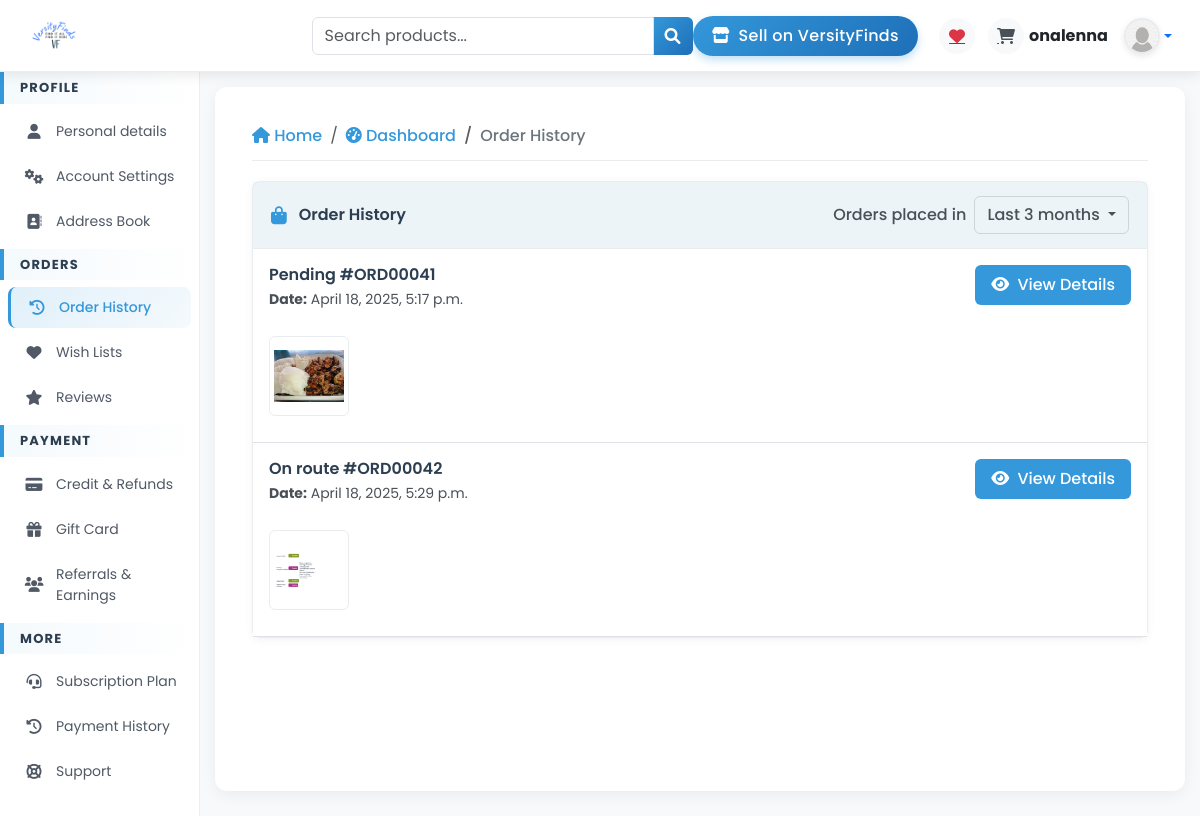
The app's page /account/dashboard/order_history/ (signed in) with its own data.
### seller/wrap_models/orders_model.py (models this page shows, shortened)
class Order(models.Model):
    id = models.AutoField(primary_key=True)  # Auto-incrementing ID
    order_id = models.CharField(max_length=20, unique=True, blank=True)  # Custom Order ID
    user = models.ForeignKey(User, on_delete=models.CASCADE)  # Link to User
    business = models.ForeignKey(BusinessInformation, on_delete=models.CASCADE)
    total_amount = models.DecimalField(max_digits=10, decimal_places=2)  # Order Total
    delivery_method = models.CharField(max_length=50,null=True)
    status = models.CharField(
        max_length=20,
        choices=[("Pending", "Pending"), ("Processing", "Processing"),("On route", "On route"), ("Delivered", "Delivered"), ("Failed", "Failed")],
        default="Pending"
    )
    created_at = models.DateTimeField(auto_now_add=True)

class OrderItem(models.Model):
    order = models.ForeignKey(Order, on_delete=models.CASCADE, related_name="order_items")
    product = models.ForeignKey(Product, on_delete=models.CASCADE)
    quantity = models.PositiveIntegerField(default=1)
    created_at = models.DateTimeField(auto_now_add=True)

### seller/wrap_models/product_model.py (models this page shows, shortened)
class Product(models.Model):
    CATEGORIES = [
        ('dropship', 'Dropship'),
        ('food', 'Food & Beverages'),
        ('clothing', 'Clothing'),
        ('technology', 'Technology'),
        ('other', 'Other'),
    ]
    STATUS_CHOICES = [
        ('active', 'Active'),
        ('inactive', 'Inactive'),
        ('pending', 'Pending'),
        ('banned', 'banned'),
        ('reected', 'rejected'),
    ]
    business = models.ForeignKey(BusinessInformation, on_delete=models.CASCADE, related_name="products")
    name = models.CharField(max_length=200)
    category = models.CharField(max_length=50, choices=CATEGORIES, default='other')
    price = models.DecimalField(max_digits=10, decimal_places=2)
    quantity = models.PositiveIntegerField()
    description = models.TextField()
    small_description = models.TextField(null=True)
    status = models.CharField(max_length=50, choices=STATUS_CHOICES, default="pending")
    is_flagged = models.BooleanField(default=False)
    sales = models.PositiveIntegerField(default=0)
    timestamp = models.DateTimeField(auto_now_add=True, null=True)
    image = models.ImageField(upload_to="uploads/")

### user/views.py (the view)
# urls.py: path('dashboard/order_history/', views.order_history, name='order_history'),
@login_required_custom
def order_history(request):
    orders = Order.objects.filter(user=request.user).all()
    return render(request, 'home/order_history.html',{'orders':orders})

### user/utils.py (called while the page is built)
def login_required_custom(view_func):
    @wraps(view_func)
    def _wrapped_view(request, *args, **kwargs):
        if request.user.is_authenticated:
            return view_func(request, *args, **kwargs)
        return redirect('signin')  # Redirect to login page if not authenticated
    return _wrapped_view

### user/templates/home/order_history.html (shortened to what this page needs)
{% extends 'home/base.html' %}
{% load static %}
{% block content %}
<div class="container">
    <nav aria-label="breadcrumb">
        <ol class="breadcrumb">
            <li class="breadcrumb-item">
                <a href="{% url 'home' %}"><i class="fas fa-home mr-1"></i> Home</a>
            </li>
            <li class="breadcrumb-item">
                <a href="{% url 'dash' %}"><i class="fas fa-tachometer-alt mr-1"></i> Dashboard</a>
            </li>
            <li class="breadcrumb-item active" aria-current="page">Order History</li>
        </ol>
    </nav>
    <div class="profile-card">
        <div class="card-header">
            <div class="d-flex align-items-center">
                <i class="fas fa-shopping-bag"></i>
                <h5>Order History</h5>
            </div>
            <div class="d-flex align-items-center">
                <span class="filter-label d-none d-md-block">Orders placed in</span>
                <div class="dropdown">
                    <button class="btn btn-filter dropdown-toggle" type="button" id="dropdownMenuButton" data-bs-toggle="dropdown" aria-expanded="false">
                        Last 3 months
                    </button>
                </div>
            </div>
        </div>
        {% if orders %}
        <div class="card-body p-0">
            {% for order in orders %}
            <div class="border-bottom p-3">
                <div class="d-flex justify-content-between align-items-start mb-3">
                    <div class="order-header-info">
                        <h6>{{order.status}} #{{order.order_id}}</h6>
                        <p><strong>Date:</strong> {{order.created_at}}</p>
                    </div>
                    <a class="btn btn-view" href="{% url 'order_details' order.id %}">
                        <i class="fas fa-eye me-1"></i> View Details
                    </a>
                </div>
                <div class="product-container">
                    {% for order_item in order.order_items.all %}
                    <div class="product-thumbnail">
                        <img src="{{order_item.product.image.url}}" alt="{{order_item.product.name}}">
                    </div>
                    {% endfor %}
                </div>
            </div>
            {% endfor %}
        </div>
        {% endif %}
    </div>
</div>
{% endblock content %}

### user/templates/home/base.html (shortened to what this page needs)
<!DOCTYPE html>
<html lang="en">
<head>
    {% load static %}
    <link rel="stylesheet" href="{% static 'css/bootstrap.min.css' %}">
    <link rel="stylesheet" href="https://cdnjs.cloudflare.com/ajax/libs/font-awesome/6.0.0-beta3/css/all.min.css">
    <link rel="stylesheet" href="{% static 'css/message.css' %}">
</head>
<body>
</head>
<body>
<nav id="navbar" class="navbar navbar-expand-lg navbar-light">
    <div class="container-fluid">
        <img class="nav-logo" src="{% static '/images/Finds.png' %}" alt="Logo">
<div class="desktop-elements d-none d-lg-flex align-items-center">
    <form method="POST" class="forms desktop-search-form">
        <div class="input-group">
            <input type="text" class="form-control" placeholder="Search products..." aria-label="Search" aria-describedby="search-addon">
            <span class="input-group-text bg-primary" id="search-addon">
                <i class="fa fa-search text-white"></i>
            </span>
        </div>
    </form>
    <a href="{% url 'seller_landing_page' %}" class="btn sell-button me-3">
        <i class="fas fa-store me-1"></i> Sell on VersityFinds
    </a>
    <div class="nav-icon-container">
        <a class="nav-icon position-relative me-2" href="{% url 'wish_lists' %}">
            <i class="fas fa-heart text-danger"></i>
        </a>
        <a class="nav-icon position-relative" href="{% url 'cart' %}">
            <i class="fas fa-shopping-cart"></i>
        </a>
    </div>
    <div class="user-profile">
        <div class="me-2">
            <div class="fw-bold">{{user.username}}</div>
        </div>
        <div class="dropdown">
            <a class="dropdown-toggle d-flex align-items-center" href="#" role="button" id="profileDropdown" data-bs-toggle="dropdown" aria-expanded="false">
                <img src="{% static 'images/default_profile.png' %}" alt="Profile" class="rounded-circle">
            </a>
        </div>
    </div>
</div>
</nav>
<div class="container-fluid">
    <div class="row">
        {% url 'dash' as dash_url %}
        {% if request.path != dash_url %}
        <div class="col-md-3 col-lg-2 px-0 sidebar-container">
            <div class="sidebar" id="sidebar">
                <div class="sidebar-section">
                    <div class="section-header">
                        <h5 class="fw-bold">Profile</h5>
                    </div>
                    <ul class="nav flex-column">
                        <li class="nav-item">
                            <a class="nav-link" href="{% url 'profile' %}">
                                <i class="fas fa-user"></i>
                                <span>Personal details</span>
                            </a>
                        </li>
                        <li class="nav-item">
                            <a class="nav-link" href="{% url 'account_settings' %}">
                                <i class="fas fa-cogs"></i>
                                <span>Account Settings</span>
                            </a>
                        </li>
                        <li class="nav-item">
                            <a class="nav-link" href="{% url 'address' %}">
                                <i class="fas fa-address-book"></i>
                                <span>Address Book</span>
                            </a>
                        </li>
                    </ul>
                </div>
                <div class="sidebar-section">
                    <div class="section-header">
                        <h5 class="fw-bold">Orders</h5>
                    </div>
                    <ul class="nav flex-column">
                        <li class="nav-item">
                            <a class="nav-link" href="{% url 'order_history' %}">
                                <i class="fas fa-history"></i>
                                <span>Order History</span>
                            </a>
                        </li>
                        <li class="nav-item">
                            <a class="nav-link" href="{% url 'wish_lists' %}">
                                <i class="fas fa-heart"></i>
                                <span>Wish Lists</span>
                            </a>
                        </li>
                        <li class="nav-item">
                            <a class="nav-link" href="{% url 'buyer_reviews' %}">
                                <i class="fas fa-star"></i>
                                <span>Reviews</span>
                            </a>
                        </li>
                    </ul>
                </div>
                <div class="sidebar-section">
                    <div class="section-header">
                        <h5 class="fw-bold">Payment</h5>
                    </div>
                    <ul class="nav flex-column">
                        <li class="nav-item">
                            <a class="nav-link" href="{% url 'credit' %}">
                                <i class="fas fa-credit-card"></i>
                                <span>Credit & Refunds</span>
                            </a>
                        </li>
                        <li class="nav-item">
                            <a class="nav-link" href="{% url 'gift_card' %}">
                                <i class="fas fa-gift"></i>
                                <span>Gift Card</span>
                            </a>
                        </li>
                        <li class="nav-item">
                            <a class="nav-link" href="{% url 'referrals_earnings' %}">
                                <i class="fas fa-users"></i>
                                <span>Referrals & Earnings</span>
                            </a>
                        </li>
                    </ul>
                </div>
                <div class="sidebar-section">
                    <div class="section-header">
                        <h5 class="fw-bold">More</h5>
                    </div>
                    <ul class="nav flex-column">
                        <li class="nav-item">
                            <a class="nav-link" href="{% url 'subscription_plan' %}">
                                <i class="fas fa-headset"></i>
                                <span>Subscription Plan</span>
                            </a>
                        </li>
                        <li class="nav-item">
                            <a class="nav-link" href="{% url 'payment_history' %}">
                                <i class="fas fa-history"></i>
                                <span>Payment History</span>
                            </a>
                        </li>
                        <li class="nav-item">
                            <a class="nav-link" href="{% url 'buyer_support' %}">
                                <i class="fas fa-life-ring"></i>
                                <span>Support</span>
                            </a>
                        </li>
                    </ul>
                </div>
            </div>
        </div>
        {% endif %}
        <div class="{% if request.path == dash_url %}col-12{% else %}col-md-9 col-lg-10{% endif %} content-area">
            <div class="content-inner">
                {% block content %}{% endblock content %}
            </div>
        </div>
    </div>
</div>
</body>
</html>

### user/templates/home/base.html (style rules this page uses)
body { font-family: 'Poppins', sans-serif; background-color: #f8f9fa; }
.nav-logo { height: 55px; width: auto; }
#navbar { box-shadow: 0 4px 12px rgba(0, 0, 0, 0.08); padding: 0.5rem 1rem; background: white; border-bottom: 1px solid rgba(230, 230, 230, 0.7); }
.sell-button { background: linear-gradient(135deg, #3498db, #1e6fb7); border: none; border-radius: 20px; padding: 0.5rem 1.2rem; color: white; font-weight: 500; transition: all 0.3s; box-shadow: 0 4px 8px rgba(52, 152, 219, 0.3); letter-spacing: 0.3px; }
.nav-icon-container { display: flex; align-items: center; }
.nav-icon { width: 36px; height: 36px; display: flex; align-items: center; justify-content: center; border-radius: 50%; margin: 0 5px; background: #f8f9fa; color: #495057; transition: all 0.2s; position: relative; overflow: hidden; }
.nav-icon:after { content: ''; position: absolute; top: 50%; left: 50%; width: 5px; height: 5px; background: rgba(52, 152, 219, 0.5); opacity: 0; border-radius: 100%; transform: scale(1, 1) translate(-50%); transform-origin: 50% 50%; }
.user-profile { display: flex; align-items: center; cursor: pointer; }
.user-profile img { width: 36px; height: 36px; border-radius: 50%; margin-left: 8px; border: 2px solid #e9ecef; box-shadow: 0 2px 6px rgba(0, 0, 0, 0.1); transition: all 0.3s; }
.sidebar { background: white; color: #000; height: 100%; width: 100%; min-height: calc(100vh - 56px); box-shadow: 1px 0 20px rgba(0, 0, 0, 0.08); padding: 0; transition: all 0.3s ease; overflow-y: auto; max-height: 100vh; border-right: 1px solid rgba(230, 230, 230, 0.7); }
.sidebar-section { padding: 0; margin-bottom: 5px; }
.section-header { padding: 8px 16px; border-left: 4px solid #3498db; margin-bottom: 5px; background: linear-gradient(to right, rgba(52, 152, 219, 0.05), transparent); }
.section-header h5 { color: #2c3e50; font-size: 13px; margin-bottom: 0; text-transform: uppercase; letter-spacing: 1.2px; font-weight: 600; }
.sidebar .nav-item { padding: 0; margin: 2px 8px; border-radius: 8px; transition: all 0.2s ease; }
.sidebar .nav-link { display: flex; align-items: center; color: #505965; padding: 10px 14px; border-radius: 8px; transition: all 0.3s ease; font-size: 14px; }
.sidebar .nav-link i { font-size: 15px; min-width: 24px; margin-right: 10px; text-align: center; transition: all 0.3s ease; }
.sidebar .nav-item.active { background: linear-gradient(135deg, rgba(52, 152, 219, 0.15), rgba(52, 152, 219, 0.05)); border-left: 3px solid #3498db; }
.sidebar .nav-item.active .nav-link { color: #3498db; font-weight: 500; }
.sidebar .nav-item.active i { color: #3498db; }
.content-area { background-color: #f8f9fa; min-height: calc(100vh - 66px); padding: 15px; }
.content-inner { background-color: #ffffff; border-radius: 12px; box-shadow: 0 4px 16px rgba(0, 0, 0, 0.06); min-height: calc(100vh - 96px); padding: 25px; transition: all 0.3s ease; }
.input-group-text { background: linear-gradient(135deg, #3498db, #1e6fb7); color: white; border: none; transition: all 0.3s; }

### records on screen
Order: status "Pending", order_id "ORD00041", created_at "April 18, 2025, 5:17 p.m."
OrderItem: product.image (picture)
Order: status "On route", order_id "ORD00042", created_at "April 18, 2025, 5:29 p.m."
OrderItem: product.image (picture)

### other values on screen
{{ user.username }} "onalenna"
